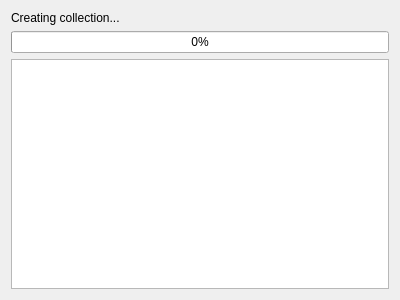
<?xml version="1.0" encoding="UTF-8"?>
<ui version="4.0">
 <class>CreateCollectionPage</class>
 <widget class="QWizardPage" name="CreateCollectionPage">
  <property name="geometry">
   <rect>
    <x>0</x>
    <y>0</y>
    <width>400</width>
    <height>300</height>
   </rect>
  </property>
  <property name="windowTitle">
   <string>WizardPage</string>
  </property>
  <layout class="QGridLayout" name="gridLayout">
   <item row="3" column="0">
    <widget class="QPlainTextEdit" name="infoEdit">
     <property name="undoRedoEnabled">
      <bool>false</bool>
     </property>
     <property name="textInteractionFlags">
      <set>Qt::NoTextInteraction</set>
     </property>
    </widget>
   </item>
   <item row="2" column="0">
    <widget class="QProgressBar" name="progressBar">
     <property name="value">
      <number>0</number>
     </property>
    </widget>
   </item>
   <item row="1" column="0">
    <widget class="QLabel" name="label">
     <property name="text">
      <string>Creating collection...</string>
     </property>
    </widget>
   </item>
  </layout>
 </widget>
 <resources/>
 <connections/>
</ui>
